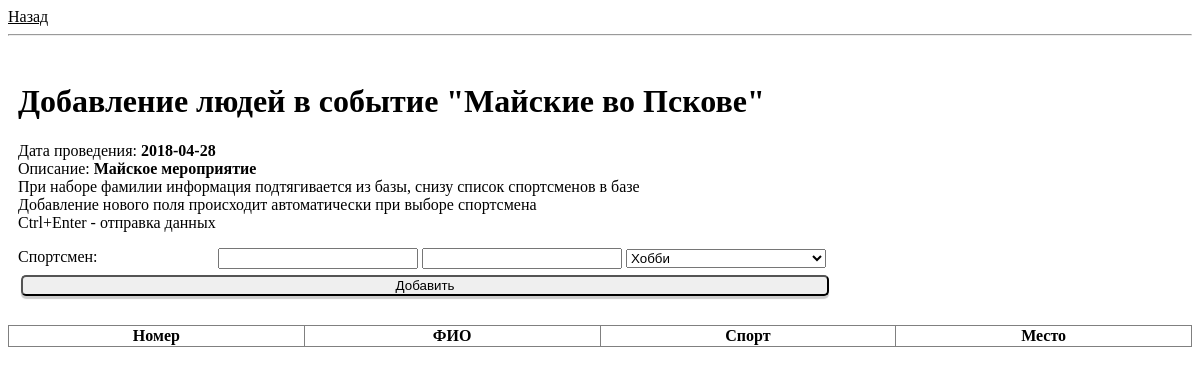
The app's page /results.php?event=4 with its own data.
### tables this page shows
CREATE TABLE `events` (
  `id` int(10) unsigned NOT NULL AUTO_INCREMENT,
  `title` text NOT NULL,
  `date` date NOT NULL,
  `place` varchar(255) NOT NULL,
  `description` text NOT NULL,
  PRIMARY KEY (`id`)
);

### results.php (the view, shortened to what this page needs)
<?php
include "header.php";
require_once "functions.php";
$event_id = htmlspecialchars($_GET["event"]);
?>
<body>
  <div>
<a href="index.php">Назад</a>
<hr>
</div>
<p>
   <div class="main">
<?php
$sql = 'select date, title, description from events where id ='.$event_id.';';
$result = $mysqli->query($sql);
$row = $result->fetch_array(MYSQLI_ASSOC);
echo "<h1>Добавление людей в событие \"".$row[title]."\"</h1>";
echo "Дата проведения: <b>".$row[date]."<br></b>";
echo "Описание: <b>".$row[description]."</b><br>";
?>
При наборе фамилии информация подтягивается из базы, снизу список спортсменов в базе<br>
Добавление нового поля происходит автоматически при выборе спортсмена<br>
Ctrl+Enter - отправка данных</p>
    <form autocomplete="off" action="<?=$_SERVER['PHP_SELF']."?event=".$event_id?>" method='post' id="peoples">
    <div id="input_forms">
    </div>
    <input class="button" type="submit" id="button1" value="Добавить">
    </form>
 <table class = "date_table" border="1" >
         <tr>
         <th>Номер</th>
    <th>ФИО</th>
    <th>Спорт</th>
    <th>Место</th>
    </tr>
</table>

### css/style.css (style rules this page uses)
a { color: black; }
.main { padding: 10px; float:left; }
.button { -webkit-border-radius: 5px; -moz-border-radius: 5px; border-radius: 5px; -webkit-box-shadow: 0px 3px 1px rgba(0, 0, 0, 0.2); -moz-box-shadow: 0px 3px 1px rgba(0, 0, 0, 0.2); width:100%; margin:3px; }
table { width: 100%; border-collapse: collapse; border-spacing: 0; table-layout: fixed; text-align: center; padding: 10px; }
input { width: 200px; }

### records on screen
events: title "Майские во Пскове", date "2018-04-28", description "Майское мероприятие"
